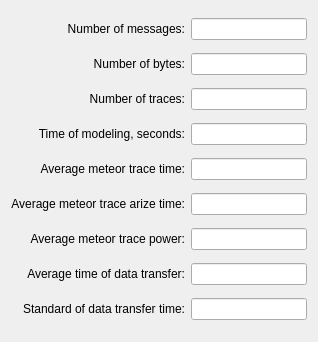
<?xml version="1.0" encoding="UTF-8"?>
<ui version="4.0">
 <class>meteor_report_form</class>
 <widget class="QWidget" name="meteor_report_form">
  <property name="geometry">
   <rect>
    <x>0</x>
    <y>0</y>
    <width>318</width>
    <height>342</height>
   </rect>
  </property>
  <property name="windowTitle">
   <string>Report</string>
  </property>
  <layout class="QGridLayout" name="gridLayout">
   <item row="0" column="1">
    <widget class="QLineEdit" name="lEMessNumber"/>
   </item>
   <item row="4" column="1">
    <widget class="QLineEdit" name="lETraceAverage"/>
   </item>
   <item row="1" column="1">
    <widget class="QLineEdit" name="lEBytesNumber"/>
   </item>
   <item row="6" column="0">
    <widget class="QLabel" name="lAveTracePower">
     <property name="text">
      <string>&lt;html&gt;&lt;head/&gt;&lt;body&gt;&lt;p&gt;Average meteor trace power:&lt;/p&gt;&lt;/body&gt;&lt;/html&gt;</string>
     </property>
     <property name="alignment">
      <set>Qt::AlignRight|Qt::AlignTrailing|Qt::AlignVCenter</set>
     </property>
    </widget>
   </item>
   <item row="5" column="0">
    <widget class="QLabel" name="lWaitAverage">
     <property name="text">
      <string>&lt;html&gt;&lt;head/&gt;&lt;body&gt;&lt;p&gt;Average meteor trace arize time:&lt;/p&gt;&lt;/body&gt;&lt;/html&gt;</string>
     </property>
     <property name="alignment">
      <set>Qt::AlignRight|Qt::AlignTrailing|Qt::AlignVCenter</set>
     </property>
    </widget>
   </item>
   <item row="7" column="0">
    <widget class="QLabel" name="lDataSpeed">
     <property name="text">
      <string>&lt;html&gt;&lt;head/&gt;&lt;body&gt;&lt;p&gt;Average time of data transfer:&lt;/p&gt;&lt;/body&gt;&lt;/html&gt;</string>
     </property>
     <property name="alignment">
      <set>Qt::AlignRight|Qt::AlignTrailing|Qt::AlignVCenter</set>
     </property>
    </widget>
   </item>
   <item row="2" column="0">
    <widget class="QLabel" name="lTracesNumber">
     <property name="text">
      <string>&lt;html&gt;&lt;head/&gt;&lt;body&gt;&lt;p&gt;Number of traces:&lt;/p&gt;&lt;/body&gt;&lt;/html&gt;</string>
     </property>
     <property name="alignment">
      <set>Qt::AlignRight|Qt::AlignTrailing|Qt::AlignVCenter</set>
     </property>
    </widget>
   </item>
   <item row="5" column="1">
    <widget class="QLineEdit" name="lEWaitAverage"/>
   </item>
   <item row="6" column="1">
    <widget class="QLineEdit" name="lEAveTracePower"/>
   </item>
   <item row="2" column="1">
    <widget class="QLineEdit" name="lETracesNumber"/>
   </item>
   <item row="7" column="1">
    <widget class="QLineEdit" name="lEAveSpeed"/>
   </item>
   <item row="3" column="0">
    <widget class="QLabel" name="lModelTime">
     <property name="text">
      <string>&lt;html&gt;&lt;head/&gt;&lt;body&gt;&lt;p&gt;Time of modeling, seconds:&lt;/p&gt;&lt;/body&gt;&lt;/html&gt;</string>
     </property>
     <property name="alignment">
      <set>Qt::AlignRight|Qt::AlignTrailing|Qt::AlignVCenter</set>
     </property>
    </widget>
   </item>
   <item row="3" column="1">
    <widget class="QLineEdit" name="lEModelTime"/>
   </item>
   <item row="0" column="0">
    <widget class="QLabel" name="lMessagesNumber">
     <property name="text">
      <string>&lt;html&gt;&lt;head/&gt;&lt;body&gt;&lt;p&gt;Number of messages:&lt;/p&gt;&lt;/body&gt;&lt;/html&gt;</string>
     </property>
     <property name="alignment">
      <set>Qt::AlignRight|Qt::AlignTrailing|Qt::AlignVCenter</set>
     </property>
    </widget>
   </item>
   <item row="4" column="0">
    <widget class="QLabel" name="lTraceAverage">
     <property name="text">
      <string>&lt;html&gt;&lt;head/&gt;&lt;body&gt;&lt;p&gt;Average meteor trace time:&lt;/p&gt;&lt;/body&gt;&lt;/html&gt;</string>
     </property>
     <property name="alignment">
      <set>Qt::AlignRight|Qt::AlignTrailing|Qt::AlignVCenter</set>
     </property>
    </widget>
   </item>
   <item row="1" column="0">
    <widget class="QLabel" name="lBytesNumber">
     <property name="text">
      <string>&lt;html&gt;&lt;head/&gt;&lt;body&gt;&lt;p&gt;Number of bytes:&lt;/p&gt;&lt;/body&gt;&lt;/html&gt;</string>
     </property>
     <property name="alignment">
      <set>Qt::AlignRight|Qt::AlignTrailing|Qt::AlignVCenter</set>
     </property>
    </widget>
   </item>
   <item row="8" column="0">
    <widget class="QLabel" name="lStandardSpeed">
     <property name="text">
      <string>&lt;html&gt;&lt;head/&gt;&lt;body&gt;&lt;p&gt;Standard of data transfer time:&lt;/p&gt;&lt;/body&gt;&lt;/html&gt;</string>
     </property>
     <property name="alignment">
      <set>Qt::AlignRight|Qt::AlignTrailing|Qt::AlignVCenter</set>
     </property>
    </widget>
   </item>
   <item row="8" column="1">
    <widget class="QLineEdit" name="lESpeedSt"/>
   </item>
  </layout>
 </widget>
 <resources/>
 <connections/>
</ui>
